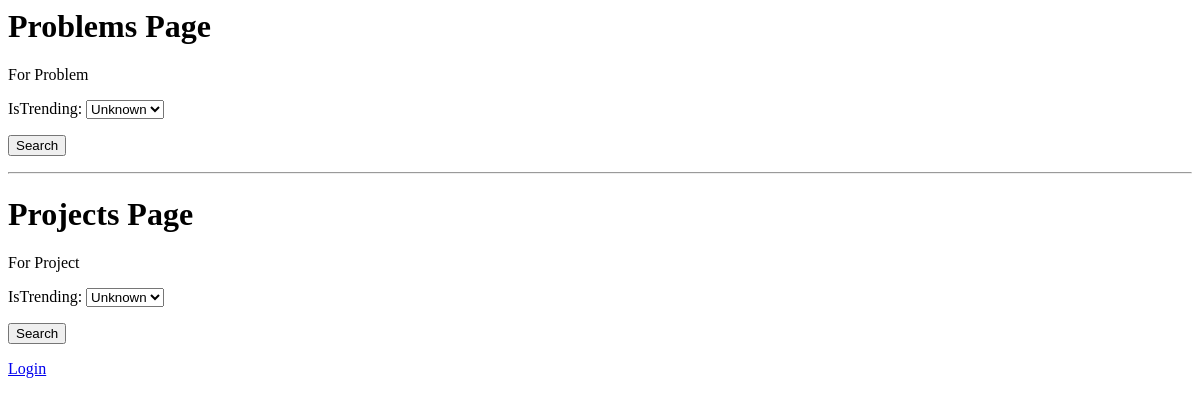
Before: / with the older database file.
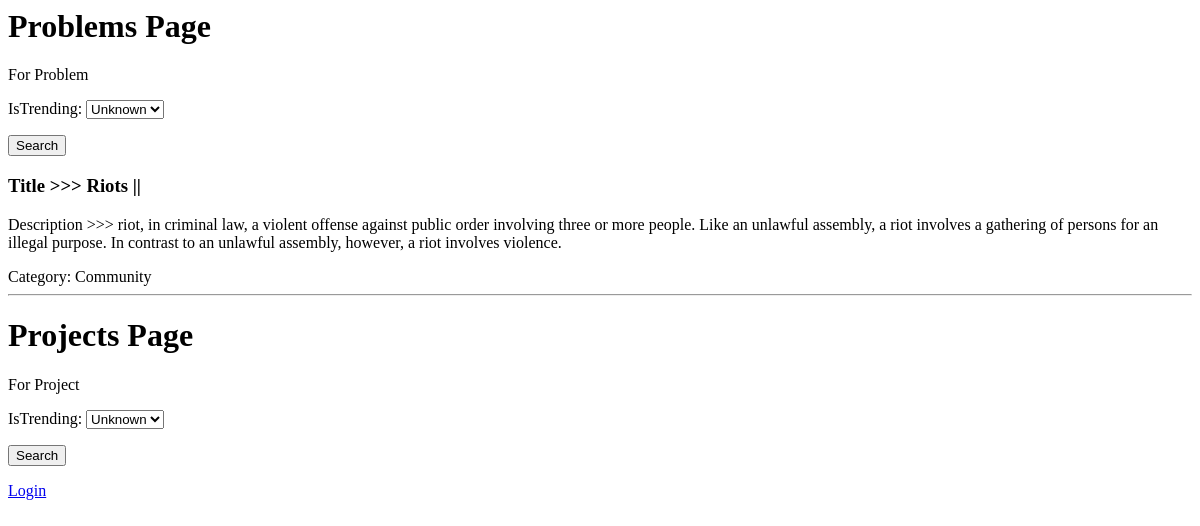
After: the same page with the newer database file.
### ecoplatform/models.py (models this page shows, shortened)
class Problem(models.Model):
    def get_image_path(instance,filename):
        title, ext = filename.split('.')
        image_path = 'problem_photos/{problem_title}/{photo_name}.{ext}'.format(problem_title=instance.title,photo_name=title,ext=ext)
        return image_path
    title = models.CharField(max_length=100)
    description = models.TextField(max_length=500)
    user = models.ForeignKey(Account,on_delete=models.CASCADE)
    created = models.DateTimeField(default = timezone.now)
    category = models.ForeignKey('Category',on_delete=models.SET_NULL,null=True)
    problem_photo_main = models.ImageField(upload_to=get_image_path)
    problem_photo_1 = models.ImageField(upload_to=get_image_path,blank=True)
    problem_photo_2 = models.ImageField(upload_to=get_image_path,blank=True)
    problem_photo_3 = models.ImageField(upload_to=get_image_path,blank=True)
    problem_photo_4 = models.ImageField(upload_to=get_image_path,blank=True)
    slug = models.SlugField(blank=True,null=True)
    isTrending = models.BooleanField(default=False)
    class Meta:
        verbose_name = 'Problem'
        verbose_name_plural = 'Problems'

class Category(models.Model):
    name = models.CharField(max_length=50)
    image = models.ImageField(upload_to='category/', blank=True, null=True)
    slug = models.SlugField(blank=True, null=True)
    class Meta:
        verbose_name = 'category'
        verbose_name_plural = 'categories'
    def __str__(self):
        return self.name

### ecoplatform/views.py (the view)
# urls.py: path('', views.index, name='home'),
def index(request):
    category_list = Category.objects.all()
    problem_filter = ProblemFilter(request.GET, queryset=Problem.objects.all())
    project_filter = ProjectFilter(request.GET, queryset=Project.objects.all())
    projects = Project.objects.all()
    problems = Problem.objects.all()
    context = {
        'category_list':category_list,
        'problems': problem_filter,
        'projects': project_filter,
    }
    return render(request,'ecoplatform/index.html',context)

### templates/ecoplatform/index.html (shortened to what this page needs)
<h1>Problems Page</h1>
<label>For Problem
<form method="get">
{{ problems.form.as_p }}
<button type="submit">Search</button>
</form>
</label>
{% for problem in problems.qs%}
<h3>Title >>> {{problem.title}} || {{project.owner}}</h3>
<p>Description >>> {{problem.description}}</p>
<span>Category: {{problem.category}}</span>
{% endfor %}
<hr />
<h1>Projects Page</h1>
<form method="get">
<label>For Project</label>
{{ projects.form.as_p }}
<button type="submit">Search</button>
</form>
{% if user.is_authenticated %}
<a href="{% url 'ecousers:logout' %}">Logout</a>
{% else %}
<a href="{% url 'ecousers:login' %}">Login</a>
{% endif %}

Changed rows visible on the page:
added Problem: title "Riots", description "riot, in criminal law, a violent offense against public order involving three or more people. Like an unlawful assembly, a riot involves a gathering of persons for an illegal purpose. In contrast to an unlawful assembly, however, a riot involves violence.", category "Community"
